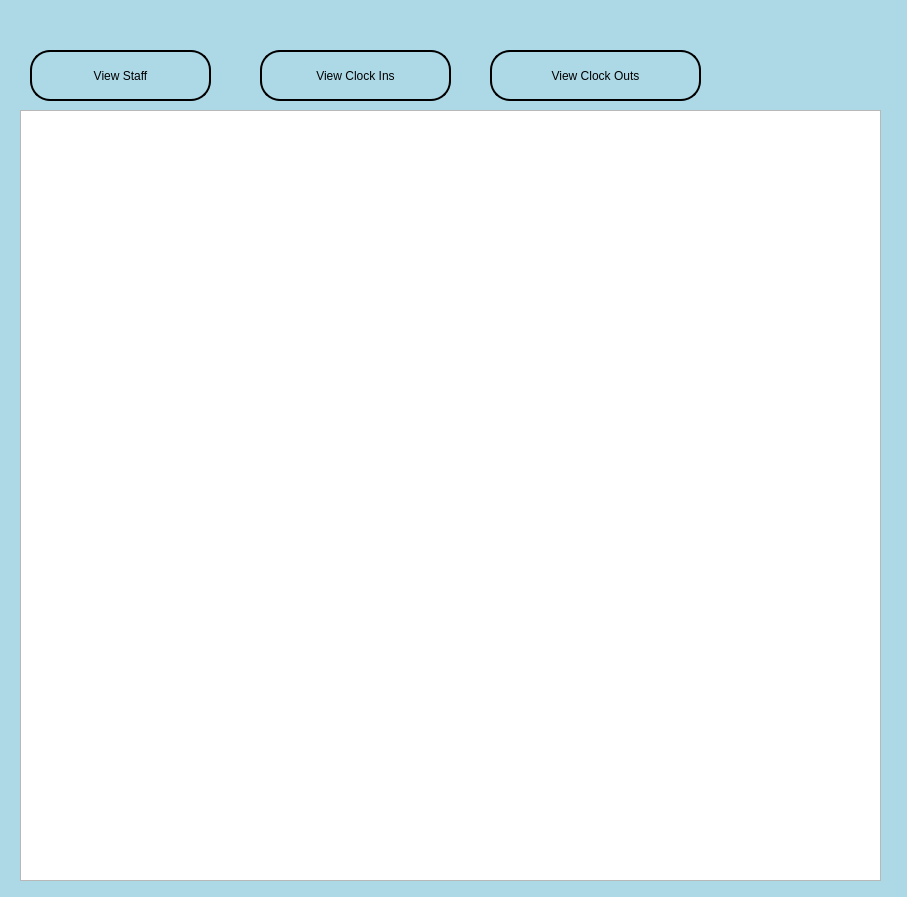
<?xml version="1.0" encoding="UTF-8"?>
<ui version="4.0">
 <class>ViewWindow</class>
 <widget class="QDialog" name="ViewWindow">
  <property name="geometry">
   <rect>
    <x>0</x>
    <y>0</y>
    <width>907</width>
    <height>897</height>
   </rect>
  </property>
  <property name="windowTitle">
   <string>Dialog</string>
  </property>
  <widget class="QTextBrowser" name="textBrowser">
   <property name="geometry">
    <rect>
     <x>20</x>
     <y>110</y>
     <width>861</width>
     <height>771</height>
    </rect>
   </property>
  </widget>
  <widget class="QPushButton" name="pushButton">
   <property name="geometry">
    <rect>
     <x>30</x>
     <y>50</y>
     <width>181</width>
     <height>51</height>
    </rect>
   </property>
   <property name="styleSheet">
    <string notr="true">QPushButton{
	border:2px solid black;
	border-radius:20px;
	color:black;
	background:transparent;
	font: 14pt, BOLD &quot;Arial&quot;;
}
QPushButton:hover
{
	background-color:rgb(0, 255, 187);
}	</string>
   </property>
   <property name="text">
    <string>View Staff</string>
   </property>
  </widget>
  <widget class="QPushButton" name="pushButton_2">
   <property name="geometry">
    <rect>
     <x>260</x>
     <y>50</y>
     <width>191</width>
     <height>51</height>
    </rect>
   </property>
   <property name="styleSheet">
    <string notr="true">QPushButton{
	border:2px solid black;
	border-radius:20px;
	color:black;
	background:transparent;
	font: 14pt, BOLD &quot;Arial&quot;;
}
QPushButton:hover
{
	background-color:rgb(0, 255, 187);
}	</string>
   </property>
   <property name="text">
    <string>View Clock Ins</string>
   </property>
  </widget>
  <widget class="QPushButton" name="pushButton_3">
   <property name="geometry">
    <rect>
     <x>490</x>
     <y>50</y>
     <width>211</width>
     <height>51</height>
    </rect>
   </property>
   <property name="styleSheet">
    <string notr="true">QPushButton{
	border:2px solid black;
	border-radius:20px;
	color:black;
	background:transparent;
	font: 14pt, BOLD &quot;Arial&quot;;
}
QPushButton:hover
{
	background-color:rgb(0, 255, 187);
}	</string>
   </property>
   <property name="text">
    <string>View Clock Outs</string>
   </property>
  </widget>
  <widget class="QGraphicsView" name="graphicsView">
   <property name="geometry">
    <rect>
     <x>-140</x>
     <y>-30</y>
     <width>1201</width>
     <height>1011</height>
    </rect>
   </property>
   <property name="styleSheet">
    <string notr="true">QGraphicsView
{
	background-color:lightblue;
}</string>
   </property>
  </widget>
  <zorder>graphicsView</zorder>
  <zorder>textBrowser</zorder>
  <zorder>pushButton</zorder>
  <zorder>pushButton_2</zorder>
  <zorder>pushButton_3</zorder>
 </widget>
 <resources/>
 <connections/>
</ui>
